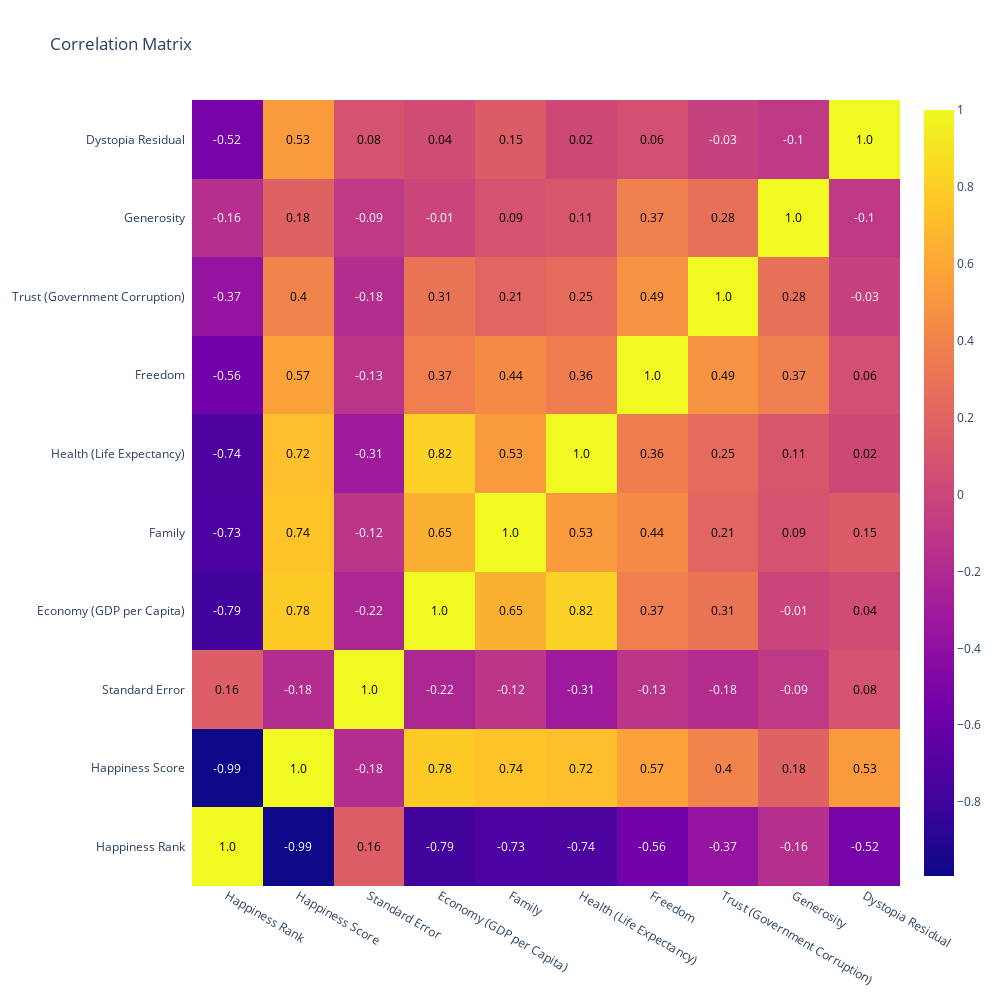

The notebook cell this image was saved under:
### Code cell
import plotly.figure_factory as ff

correlation_matrix = df.corr()

fig = ff.create_annotated_heatmap(
    z=correlation_matrix.values,
    x=list(correlation_matrix.columns),
    y=list(correlation_matrix.index),
    annotation_text=correlation_matrix.round(2).values,
    showscale=True,
)


fig.update_layout(
    title='Correlation Matrix',
    xaxis=dict(ticks='', side='bottom'),
    yaxis=dict(ticks='', side='left'),
    width=1000, height=1000
)


fig.show()

### Figure 1 — Plotly figure (JSON) as saved in the notebook; plotly's stock layout.template omitted (floating-point values rounded to 4 significant figures)
{"data": [{"colorscale": [[0, "#0d0887"], [0.1111, "#46039f"], [0.2222, "#7201a8"], [0.3333, "#9c179e"], [0.4444, "#bd3786"], [0.5556, "#d8576b"], [0.6667, "#ed7953"], [0.7778, "#fb9f3a"], [0.8889, "#fdca26"], [1, "#f0f921"]], "reversescale": false, "showscale": true, "type": "heatmap", "x": ["Happiness Rank", "Happiness Score", "Standard Error", "Economy (GDP per Capita)", "Family", "Health (Life Expectancy)", "Freedom", "Trust (Government Corruption)", "Generosity", "Dystopia Residual"], "y": ["Happiness Rank", "Happiness Score", "Standard Error", "Economy (GDP per Capita)", "Family", "Health (Life Expectancy)", "Freedom", "Trust (Government Corruption)", "Generosity", "Dystopia Residual"], "z": [[1, -0.9921, 0.1585, -0.7853, -0.7336, -0.7356, -0.5569, -0.3723, -0.1601, -0.522], [-0.9921, 1, -0.1773, 0.781, 0.7406, 0.7242, 0.5682, 0.3952, 0.1803, 0.5305], [0.1585, -0.1773, 1, -0.2177, -0.1207, -0.3103, -0.1298, -0.1783, -0.08844, 0.08398], [-0.7853, 0.781, -0.2177, 1, 0.6453, 0.8165, 0.3703, 0.3079, -0.01047, 0.04006], [-0.7336, 0.7406, -0.1207, 0.6453, 1, 0.5311, 0.4415, 0.2056, 0.08751, 0.1481], [-0.7356, 0.7242, -0.3103, 0.8165, 0.5311, 1, 0.3605, 0.2483, 0.1083, 0.01898], [-0.5569, 0.5682, -0.1298, 0.3703, 0.4415, 0.3605, 1, 0.4935, 0.3739, 0.06278], [-0.3723, 0.3952, -0.1783, 0.3079, 0.2056, 0.2483, 0.4935, 1, 0.2761, -0.0331], [-0.1601, 0.1803, -0.08844, -0.01047, 0.08751, 0.1083, 0.3739, 0.2761, 1, -0.1013], [-0.522, 0.5305, 0.08398, 0.04006, 0.1481, 0.01898, 0.06278, -0.0331, -0.1013, 1]]}], "layout": {"annotations": [{"font": {"color": "#000000"}, "showarrow": false, "text": "1.0", "x": "Happiness Rank", "xref": "x", "y": "Happiness Rank", "yref": "y"}, {"font": {"color": "#FFFFFF"}, "showarrow": false, "text": "-0.99", "x": "Happiness Score", "xref": "x", "y": "Happiness Rank", "yref": "y"}, {"font": {"color": "#000000"}, "showarrow": false, "text": "0.16", "x": "Standard Error", "xref": "x", "y": "Happiness Rank", "yref": "y"}, {"font": {"color": "#FFFFFF"}, "showarrow": false, "text": "-0.79", "x": "Economy (GDP per Capita)", "xref": "x", "y": "Happiness Rank", "yref": "y"}, {"font": {"color": "#FFFFFF"}, "showarrow": false, "text": "-0.73", "x": "Family", "xref": "x", "y": "Happiness Rank", "yref": "y"}, {"font": {"color": "#FFFFFF"}, "showarrow": false, "text": "-0.74", "x": "Health (Life Expectancy)", "xref": "x", "y": "Happiness Rank", "yref": "y"}, {"font": {"color": "#FFFFFF"}, "showarrow": false, "text": "-0.56", "x": "Freedom", "xref": "x", "y": "Happiness Rank", "yref": "y"}, {"font": {"color": "#FFFFFF"}, "showarrow": false, "text": "-0.37", "x": "Trust (Government Corruption)", "xref": "x", "y": "Happiness Rank", "yref": "y"}, {"font": {"color": "#FFFFFF"}, "showarrow": false, "text": "-0.16", "x": "Generosity", "xref": "x", "y": "Happiness Rank", "yref": "y"}, {"font": {"color": "#FFFFFF"}, "showarrow": false, "text": "-0.52", "x": "Dystopia Residual", "xref": "x", "y": "Happiness Rank", "yref": "y"}, {"font": {"color": "#FFFFFF"}, "showarrow": false, "text": "-0.99", "x": "Happiness Rank", "xref": "x", "y": "Happiness Score", "yref": "y"}, {"font": {"color": "#000000"}, "showarrow": false, "text": "1.0", "x": "Happiness Score", "xref": "x", "y": "Happiness Score", "yref": "y"}, {"font": {"color": "#FFFFFF"}, "showarrow": false, "text": "-0.18", "x": "Standard Error", "xref": "x", "y": "Happiness Score", "yref": "y"}, {"font": {"color": "#000000"}, "showarrow": false, "text": "0.78", "x": "Economy (GDP per Capita)", "xref": "x", "y": "Happiness Score", "yref": "y"}, {"font": {"color": "#000000"}, "showarrow": false, "text": "0.74", "x": "Family", "xref": "x", "y": "Happiness Score", "yref": "y"}, {"font": {"color": "#000000"}, "showarrow": false, "text": "0.72", "x": "Health (Life Expectancy)", "xref": "x", "y": "Happiness Score", "yref": "y"}, {"font": {"color": "#000000"}, "showarrow": false, "text": "0.57", "x": "Freedom", "xref": "x", "y": "Happiness Score", "yref": "y"}, {"font": {"color": "#000000"}, "showarrow": false, "text": "0.4", "x": "Trust (Government Corruption)", "xref": "x", "y": "Happiness Score", "yref": "y"}, {"font": {"color": "#000000"}, "showarrow": false, "text": "0.18", "x": "Generosity", "xref": "x", "y": "Happiness Score", "yref": "y"}, {"font": {"color": "#000000"}, "showarrow": false, "text": "0.53", "x": "Dystopia Residual", "xref": "x", "y": "Happiness Score", "yref": "y"}, {"font": {"color": "#000000"}, "showarrow": false, "text": "0.16", "x": "Happiness Rank", "xref": "x", "y": "Standard Error", "yref": "y"}, {"font": {"color": "#FFFFFF"}, "showarrow": false, "text": "-0.18", "x": "Happiness Score", "xref": "x", "y": "Standard Error", "yref": "y"}, {"font": {"color": "#000000"}, "showarrow": false, "text": "1.0", "x": "Standard Error", "xref": "x", "y": "Standard Error", "yref": "y"}, {"font": {"color": "#FFFFFF"}, "showarrow": false, "text": "-0.22", "x": "Economy (GDP per Capita)", "xref": "x", "y": "Standard Error", "yref": "y"}, {"font": {"color": "#FFFFFF"}, "showarrow": false, "text": "-0.12", "x": "Family", "xref": "x", "y": "Standard Error", "yref": "y"}, {"font": {"color": "#FFFFFF"}, "showarrow": false, "text": "-0.31", "x": "Health (Life Expectancy)", "xref": "x", "y": "Standard Error", "yref": "y"}, {"font": {"color": "#FFFFFF"}, "showarrow": false, "text": "-0.13", "x": "Freedom", "xref": "x", "y": "Standard Error", "yref": "y"}, {"font": {"color": "#FFFFFF"}, "showarrow": false, "text": "-0.18", "x": "Trust (Government Corruption)", "xref": "x", "y": "Standard Error", "yref": "y"}, {"font": {"color": "#FFFFFF"}, "showarrow": false, "text": "-0.09", "x": "Generosity", "xref": "x", "y": "Standard Error", "yref": "y"}, {"font": {"color": "#000000"}, "showarrow": false, "text": "0.08", "x": "Dystopia Residual", "xref": "x", "y": "Standard Error", "yref": "y"}, {"font": {"color": "#FFFFFF"}, "showarrow": false, "text": "-0.79", "x": "Happiness Rank", "xref": "x", "y": "Economy (GDP per Capita)", "yref": "y"}, {"font": {"color": "#000000"}, "showarrow": false, "text": "0.78", "x": "Happiness Score", "xref": "x", "y": "Economy (GDP per Capita)", "yref": "y"}, {"font": {"color": "#FFFFFF"}, "showarrow": false, "text": "-0.22", "x": "Standard Error", "xref": "x", "y": "Economy (GDP per Capita)", "yref": "y"}, {"font": {"color": "#000000"}, "showarrow": false, "text": "1.0", "x": "Economy (GDP per Capita)", "xref": "x", "y": "Economy (GDP per Capita)", "yref": "y"}, {"font": {"color": "#000000"}, "showarrow": false, "text": "0.65", "x": "Family", "xref": "x", "y": "Economy (GDP per Capita)", "yref": "y"}, {"font": {"color": "#000000"}, "showarrow": false, "text": "0.82", "x": "Health (Life Expectancy)", "xref": "x", "y": "Economy (GDP per Capita)", "yref": "y"}, {"font": {"color": "#000000"}, "showarrow": false, "text": "0.37", "x": "Freedom", "xref": "x", "y": "Economy (GDP per Capita)", "yref": "y"}, {"font": {"color": "#000000"}, "showarrow": false, "text": "0.31", "x": "Trust (Government Corruption)", "xref": "x", "y": "Economy (GDP per Capita)", "yref": "y"}, {"font": {"color": "#FFFFFF"}, "showarrow": false, "text": "-0.01", "x": "Generosity", "xref": "x", "y": "Economy (GDP per Capita)", "yref": "y"}, {"font": {"color": "#000000"}, "showarrow": false, "text": "0.04", "x": "Dystopia Residual", "xref": "x", "y": "Economy (GDP per Capita)", "yref": "y"}, {"font": {"color": "#FFFFFF"}, "showarrow": false, "text": "-0.73", "x": "Happiness Rank", "xref": "x", "y": "Family", "yref": "y"}, {"font": {"color": "#000000"}, "showarrow": false, "text": "0.74", "x": "Happiness Score", "xref": "x", "y": "Family", "yref": "y"}, {"font": {"color": "#FFFFFF"}, "showarrow": false, "text": "-0.12", "x": "Standard Error", "xref": "x", "y": "Family", "yref": "y"}, {"font": {"color": "#000000"}, "showarrow": false, "text": "0.65", "x": "Economy (GDP per Capita)", "xref": "x", "y": "Family", "yref": "y"}, {"font": {"color": "#000000"}, "showarrow": false, "text": "1.0", "x": "Family", "xref": "x", "y": "Family", "yref": "y"}, {"font": {"color": "#000000"}, "showarrow": false, "text": "0.53", "x": "Health (Life Expectancy)", "xref": "x", "y": "Family", "yref": "y"}, {"font": {"color": "#000000"}, "showarrow": false, "text": "0.44", "x": "Freedom", "xref": "x", "y": "Family", "yref": "y"}, {"font": {"color": "#000000"}, "showarrow": false, "text": "0.21", "x": "Trust (Government Corruption)", "xref": "x", "y": "Family", "yref": "y"}, {"font": {"color": "#000000"}, "showarrow": false, "text": "0.09", "x": "Generosity", "xref": "x", "y": "Family", "yref": "y"}, {"font": {"color": "#000000"}, "showarrow": false, "text": "0.15", "x": "Dystopia Residual", "xref": "x", "y": "Family", "yref": "y"}, {"font": {"color": "#FFFFFF"}, "showarrow": false, "text": "-0.74", "x": "Happiness Rank", "xref": "x", "y": "Health (Life Expectancy)", "yref": "y"}, {"font": {"color": "#000000"}, "showarrow": false, "text": "0.72", "x": "Happiness Score", "xref": "x", "y": "Health (Life Expectancy)", "yref": "y"}, {"font": {"color": "#FFFFFF"}, "showarrow": false, "text": "-0.31", "x": "Standard Error", "xref": "x", "y": "Health (Life Expectancy)", "yref": "y"}, {"font": {"color": "#000000"}, "showarrow": false, "text": "0.82", "x": "Economy (GDP per Capita)", "xref": "x", "y": "Health (Life Expectancy)", "yref": "y"}, {"font": {"color": "#000000"}, "showarrow": false, "text": "0.53", "x": "Family", "xref": "x", "y": "Health (Life Expectancy)", "yref": "y"}, {"font": {"color": "#000000"}, "showarrow": false, "text": "1.0", "x": "Health (Life Expectancy)", "xref": "x", "y": "Health (Life Expectancy)", "yref": "y"}, {"font": {"color": "#000000"}, "showarrow": false, "text": "0.36", "x": "Freedom", "xref": "x", "y": "Health (Life Expectancy)", "yref": "y"}, {"font": {"color": "#000000"}, "showarrow": false, "text": "0.25", "x": "Trust (Government Corruption)", "xref": "x", "y": "Health (Life Expectancy)", "yref": "y"}, {"font": {"color": "#000000"}, "showarrow": false, "text": "0.11", "x": "Generosity", "xref": "x", "y": "Health (Life Expectancy)", "yref": "y"}, {"font": {"color": "#000000"}, "showarrow": false, "text": "0.02", "x": "Dystopia Residual", "xref": "x", "y": "Health (Life Expectancy)", "yref": "y"}, {"font": {"color": "#FFFFFF"}, "showarrow": false, "text": "-0.56", "x": "Happiness Rank", "xref": "x", "y": "Freedom", "yref": "y"}, {"font": {"color": "#000000"}, "showarrow": false, "text": "0.57", "x": "Happiness Score", "xref": "x", "y": "Freedom", "yref": "y"}, {"font": {"color": "#FFFFFF"}, "showarrow": false, "text": "-0.13", "x": "Standard Error", "xref": "x", "y": "Freedom", "yref": "y"}, {"font": {"color": "#000000"}, "showarrow": false, "text": "0.37", "x": "Economy (GDP per Capita)", "xref": "x", "y": "Freedom", "yref": "y"}, {"font": {"color": "#000000"}, "showarrow": false, "text": "0.44", "x": "Family", "xref": "x", "y": "Freedom", "yref": "y"}, {"font": {"color": "#000000"}, "showarrow": false, "text": "0.36", "x": "Health (Life Expectancy)", "xref": "x", "y": "Freedom", "yref": "y"}, {"font": {"color": "#000000"}, "showarrow": false, "text": "1.0", "x": "Freedom", "xref": "x", "y": "Freedom", "yref": "y"}, {"font": {"color": "#000000"}, "showarrow": false, "text": "0.49", "x": "Trust (Government Corruption)", "xref": "x", "y": "Freedom", "yref": "y"}, {"font": {"color": "#000000"}, "showarrow": false, "text": "0.37", "x": "Generosity", "xref": "x", "y": "Freedom", "yref": "y"}, {"font": {"color": "#000000"}, "showarrow": false, "text": "0.06", "x": "Dystopia Residual", "xref": "x", "y": "Freedom", "yref": "y"}, {"font": {"color": "#FFFFFF"}, "showarrow": false, "text": "-0.37", "x": "Happiness Rank", "xref": "x", "y": "Trust (Government Corruption)", "yref": "y"}, {"font": {"color": "#000000"}, "showarrow": false, "text": "0.4", "x": "Happiness Score", "xref": "x", "y": "Trust (Government Corruption)", "yref": "y"}, {"font": {"color": "#FFFFFF"}, "showarrow": false, "text": "-0.18", "x": "Standard Error", "xref": "x", "y": "Trust (Government Corruption)", "yref": "y"}, {"font": {"color": "#000000"}, "showarrow": false, "text": "0.31", "x": "Economy (GDP per Capita)", "xref": "x", "y": "Trust (Government Corruption)", "yref": "y"}, {"font": {"color": "#000000"}, "showarrow": false, "text": "0.21", "x": "Family", "xref": "x", "y": "Trust (Government Corruption)", "yref": "y"}, {"font": {"color": "#000000"}, "showarrow": false, "text": "0.25", "x": "Health (Life Expectancy)", "xref": "x", "y": "Trust (Government Corruption)", "yref": "y"}, {"font": {"color": "#000000"}, "showarrow": false, "text": "0.49", "x": "Freedom", "xref": "x", "y": "Trust (Government Corruption)", "yref": "y"}, {"font": {"color": "#000000"}, "showarrow": false, "text": "1.0", "x": "Trust (Government Corruption)", "xref": "x", "y": "Trust (Government Corruption)", "yref": "y"}, {"font": {"color": "#000000"}, "showarrow": false, "text": "0.28", "x": "Generosity", "xref": "x", "y": "Trust (Government Corruption)", "yref": "y"}, {"font": {"color": "#FFFFFF"}, "showarrow": false, "text": "-0.03", "x": "Dystopia Residual", "xref": "x", "y": "Trust (Government Corruption)", "yref": "y"}, {"font": {"color": "#FFFFFF"}, "showarrow": false, "text": "-0.16", "x": "Happiness Rank", "xref": "x", "y": "Generosity", "yref": "y"}, {"font": {"color": "#000000"}, "showarrow": false, "text": "0.18", "x": "Happiness Score", "xref": "x", "y": "Generosity", "yref": "y"}, {"font": {"color": "#FFFFFF"}, "showarrow": false, "text": "-0.09", "x": "Standard Error", "xref": "x", "y": "Generosity", "yref": "y"}, {"font": {"color": "#FFFFFF"}, "showarrow": false, "text": "-0.01", "x": "Economy (GDP per Capita)", "xref": "x", "y": "Generosity", "yref": "y"}, {"font": {"color": "#000000"}, "showarrow": false, "text": "0.09", "x": "Family", "xref": "x", "y": "Generosity", "yref": "y"}, {"font": {"color": "#000000"}, "showarrow": false, "text": "0.11", "x": "Health (Life Expectancy)", "xref": "x", "y": "Generosity", "yref": "y"}, {"font": {"color": "#000000"}, "showarrow": false, "text": "0.37", "x": "Freedom", "xref": "x", "y": "Generosity", "yref": "y"}, {"font": {"color": "#000000"}, "showarrow": false, "text": "0.28", "x": "Trust (Government Corruption)", "xref": "x", "y": "Generosity", "yref": "y"}, {"font": {"color": "#000000"}, "showarrow": false, "text": "1.0", "x": "Generosity", "xref": "x", "y": "Generosity", "yref": "y"}, {"font": {"color": "#FFFFFF"}, "showarrow": false, "text": "-0.1", "x": "Dystopia Residual", "xref": "x", "y": "Generosity", "yref": "y"}, {"font": {"color": "#FFFFFF"}, "showarrow": false, "text": "-0.52", "x": "Happiness Rank", "xref": "x", "y": "Dystopia Residual", "yref": "y"}, {"font": {"color": "#000000"}, "showarrow": false, "text": "0.53", "x": "Happiness Score", "xref": "x", "y": "Dystopia Residual", "yref": "y"}, {"font": {"color": "#000000"}, "showarrow": false, "text": "0.08", "x": "Standard Error", "xref": "x", "y": "Dystopia Residual", "yref": "y"}, {"font": {"color": "#000000"}, "showarrow": false, "text": "0.04", "x": "Economy (GDP per Capita)", "xref": "x", "y": "Dystopia Residual", "yref": "y"}, {"font": {"color": "#000000"}, "showarrow": false, "text": "0.15", "x": "Family", "xref": "x", "y": "Dystopia Residual", "yref": "y"}, {"font": {"color": "#000000"}, "showarrow": false, "text": "0.02", "x": "Health (Life Expectancy)", "xref": "x", "y": "Dystopia Residual", "yref": "y"}, {"font": {"color": "#000000"}, "showarrow": false, "text": "0.06", "x": "Freedom", "xref": "x", "y": "Dystopia Residual", "yref": "y"}, {"font": {"color": "#FFFFFF"}, "showarrow": false, "text": "-0.03", "x": "Trust (Government Corruption)", "xref": "x", "y": "Dystopia Residual", "yref": "y"}, {"font": {"color": "#FFFFFF"}, "showarrow": false, "text": "-0.1", "x": "Generosity", "xref": "x", "y": "Dystopia Residual", "yref": "y"}, {"font": {"color": "#000000"}, "showarrow": false, "text": "1.0", "x": "Dystopia Residual", "xref": "x", "y": "Dystopia Residual", "yref": "y"}], "height": 1000, "title": {"text": "Correlation Matrix"}, "width": 1000, "xaxis": {"dtick": 1, "gridcolor": "rgb(0, 0, 0)", "side": "bottom", "ticks": ""}, "yaxis": {"dtick": 1, "side": "left", "ticks": "", "ticksuffix": "  "}}}
